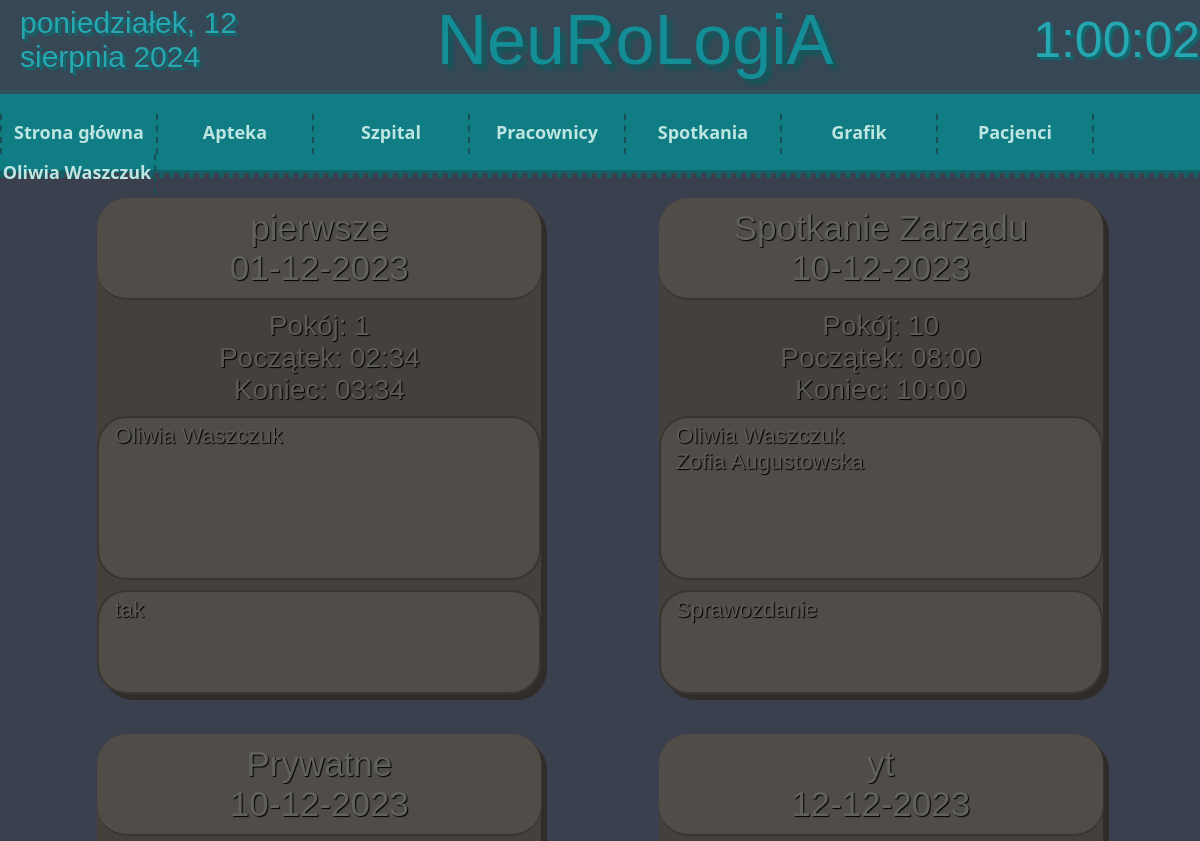
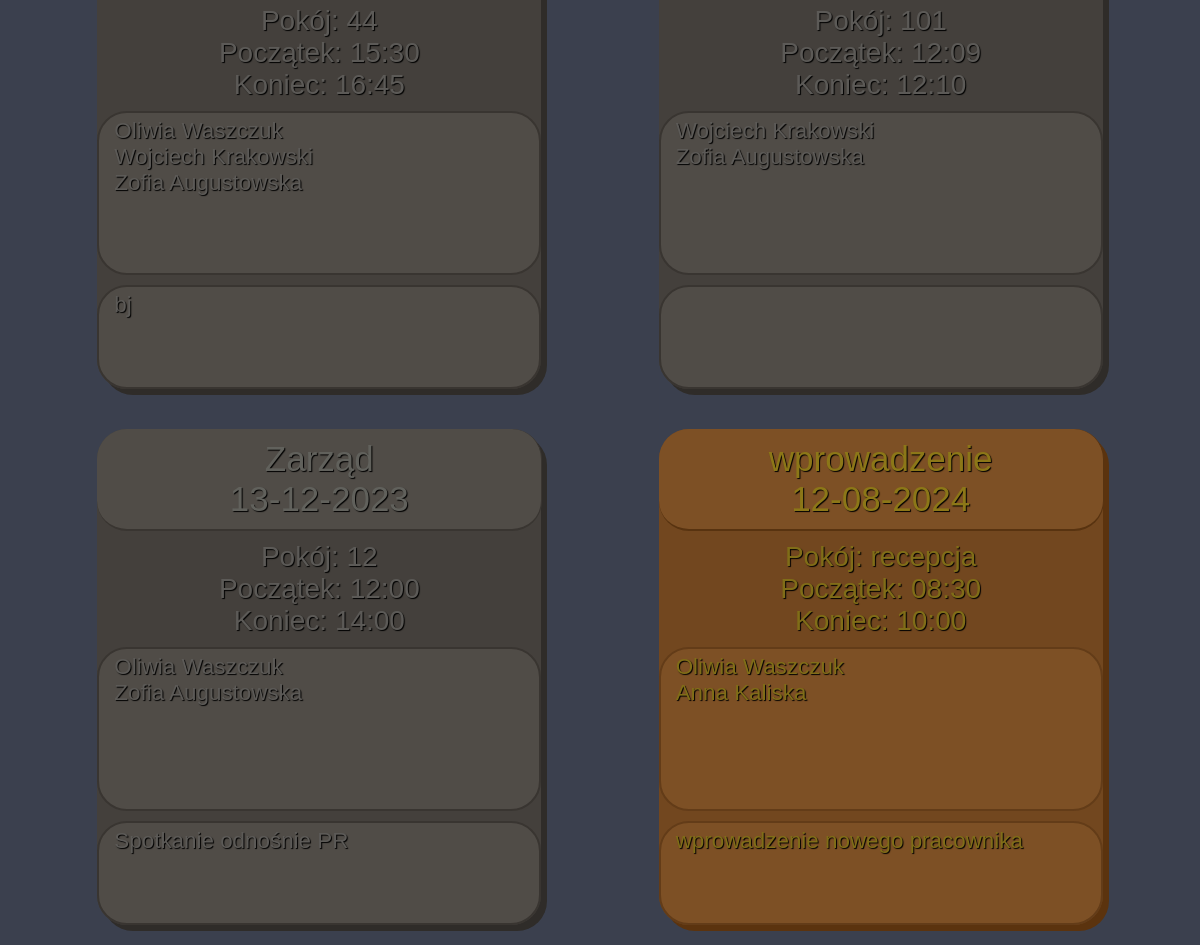
/all_meets/ (signed in), run on the app's committed database (2 pictures, top to bottom).
### workers/models.py (models this page shows, shortened)
class Worker(AbstractUser):
    id = models.AutoField(primary_key=True)
    username = models.CharField(max_length=10, unique=True, default="default_username")
    password = models.CharField(max_length=255)
    orginal_password = models.CharField(max_length=50, default="")
    name = models.CharField(max_length=35)
    surname = models.CharField(max_length=35)
    email = models.EmailField(max_length=50)
    phone_number = models.CharField(max_length=9, null=True)
    profession = models.CharField(choices=professions, default="ochroniarz", max_length=40)
    profession_description = models.TextField(default="", null=True)
    birthday = models.DateField(default=datetime.date.today())
    family_city = models.CharField(max_length=255, null=True)

### meets/models.py (models this page shows, shortened)
class Meet(models.Model):
    id = models.AutoField(primary_key=True)
    workers = models.ManyToManyField(Worker, related_name='meets')
    title = models.CharField(max_length=50)
    date = models.DateField(default=datetime.date.today())
    start = models.TimeField(default=timezone.now)
    end = models.TimeField(default=timezone.now)
    room = models.CharField(max_length=25)
    description = models.TextField(null=True, blank=True)

### website/views.py (the view)
# urls.py: path('all_meets/', website_views.all_meets, name="all_meets"),
@login_required(login_url='login')
def all_meets(request):
    if is_access_to_editing_workers(request):
        meets = Meet.objects.all().order_by('date')
        today = datetime.date.today()
        context = {
            'meets': meets,
            'today': today,
        }
        return render(request, 'all_meets.html', context)
    return redirect('/main/')

### website/context_processors.py (called while the page is built)
def add_now(request):
    return {'now': timezone.now()}

### website/views.py (called while the page is built)
def is_access_to_editing_workers(request):
    if request.user.is_authenticated:
        if request.user.profession in access_to_editing_workers:
            return True
        else:
            return False
    else:
        return False

### website/templates/all_meets.html (shortened to what this page needs)
{% extends 'main.html' %}
{% block content %}
    <div id="display_workers">
        {% for meet in meets %}
            {% if meet.date >= today %}
                <div class="meet_tile">
                    <div class="meet_title">
                        {{meet.title}}<br>
                        {{meet.date|date:"d-m-Y"}}
                    </div>
                    Pokój: {{meet.room}}<br>
                    Początek: {{meet.start|time:"H:i"}}<br>
                    Koniec: {{meet.end|time:"H:i"}}<br>
                    <div class="description" style="min-height: 150px;">
                        {% for worker in meet.workers.all %}
                            {{worker.name}} {{worker.surname}}<br>
                        {% endfor %}
                    </div>
                    <div class="description">{{meet.description}}</div>
                </div>
            {% else %}
                <div class="meet_tile_old">
                    <div class="meet_title_old">
                        {{meet.title}}<br>
                        {{meet.date|date:"d-m-Y"}}
                    </div>
                    Pokój: {{meet.room}}<br>
                    Początek: {{meet.start|time:"H:i"}}<br>
                    Koniec: {{meet.end|time:"H:i"}}<br>
                    <div class="description_old" style="min-height: 150px;">
                        {% for worker in meet.workers.all %}
                            {{worker.name}} {{worker.surname}}<br>
                        {% endfor %}
                    </div>
                    <div class="description_old">{{meet.description}}</div>
                </div>
            {% endif %}
        {% endfor %}
    </div>
{% endblock %}

### website/templates/main.html (shortened to what this page needs)
{% load static %}
<!DOCTYPE html>
<html lang="pl">
<head>
    <link rel="stylesheet" href="{% static 'fontello/css/fontello.css' %}" type="text/css">
    <link rel="stylesheet" href="https://code.jquery.com/ui/1.12.1/themes/base/jquery-ui.css">
</head>
<body onload="data(), zegarek()">
    <div id="zGh">
        <span id="data" ></span>
        <span style="font-family:'Franklin Gothic Medium', 'Arial Narrow', Arial, sans-serif;">NeuRoLogiA</span>
        <span id="zegar"></span>
    </div>
    <div id="nav_menu">
        <ol>
            <li><a href="{% url 'main' %}">Strona główna</a></li>
            <li><a href="#">Apteka</a>
            </li>
            {% if user.is_authenticated %}
                <li><a href="#">Szpital</a>
                </li>
                {% if request.user.profession == 'lekarz naczelny' or  request.user.profession == 'dyrektor' or  request.user.profession == 'ordynator' %}
                    <li><a href="#">Pracownicy</a>
                    </li>
                    <li><a href="#">Spotkania</a>
                    </li>
                    <li><a href="#">Grafik</a>
                    </li>
                {% endif %}
                {% if request.user.profession == 'farmaceuta' or request.user.profession == 'recepcjonista' or request.user.profession == 'pielegniarz' or request.user.profession == 'lekarz specjalista' or request.user.profession == 'ordynator' or request.user.profession == 'dyrektor' or request.user.profession == 'lekarz naczelny' %}
                    <li><a href="#">Pacjenci</a>
                    </li>
                {% endif %}
            {% endif %}
            {% if user.is_authenticated %}
                <li><a href="#">{{ request.user.name }} {{ request.user.surname }}</a>
                </li>
            {% else %}
                <li><a href="{% url 'login' %}">Zaloguj się</a></li>
            {% endif %}
        </ol>
    </div>
    <div style="border-bottom:5px dotted #116268;"></div>
    {% block content %}{% endblock %}
</body>
</html>

### data on the page
Worker: user.name "Oliwia", user.surname "Waszczuk", name "Oliwia", surname "Waszczuk"
Meet: title "pierwsze", date "01-12-2023", room "1", start "02:34", end "03:34", description "tak"
Meet: title "Spotkanie Zarządu", date "10-12-2023", room "10", start "08:00", end "10:00", description "Sprawozdanie"
Worker: name "Zofia", surname "Augustowska"
Meet: title "Prywatne", date "10-12-2023", room "44", start "15:30", end "16:45", description "bj"
Worker: name "Wojciech", surname "Krakowski"
Meet: title "yt", date "12-12-2023", room "101", start "12:09", end "12:10"
Meet: title "Zarząd", date "13-12-2023", room "12", start "12:00", end "14:00", description "Spotkanie odnośnie PR"
Meet: title "wprowadzenie", date "12-08-2024", room "recepcja", start "08:30", end "10:00", description "wprowadzenie nowego pracownika"
Worker: name "Anna", surname "Kaliska"
